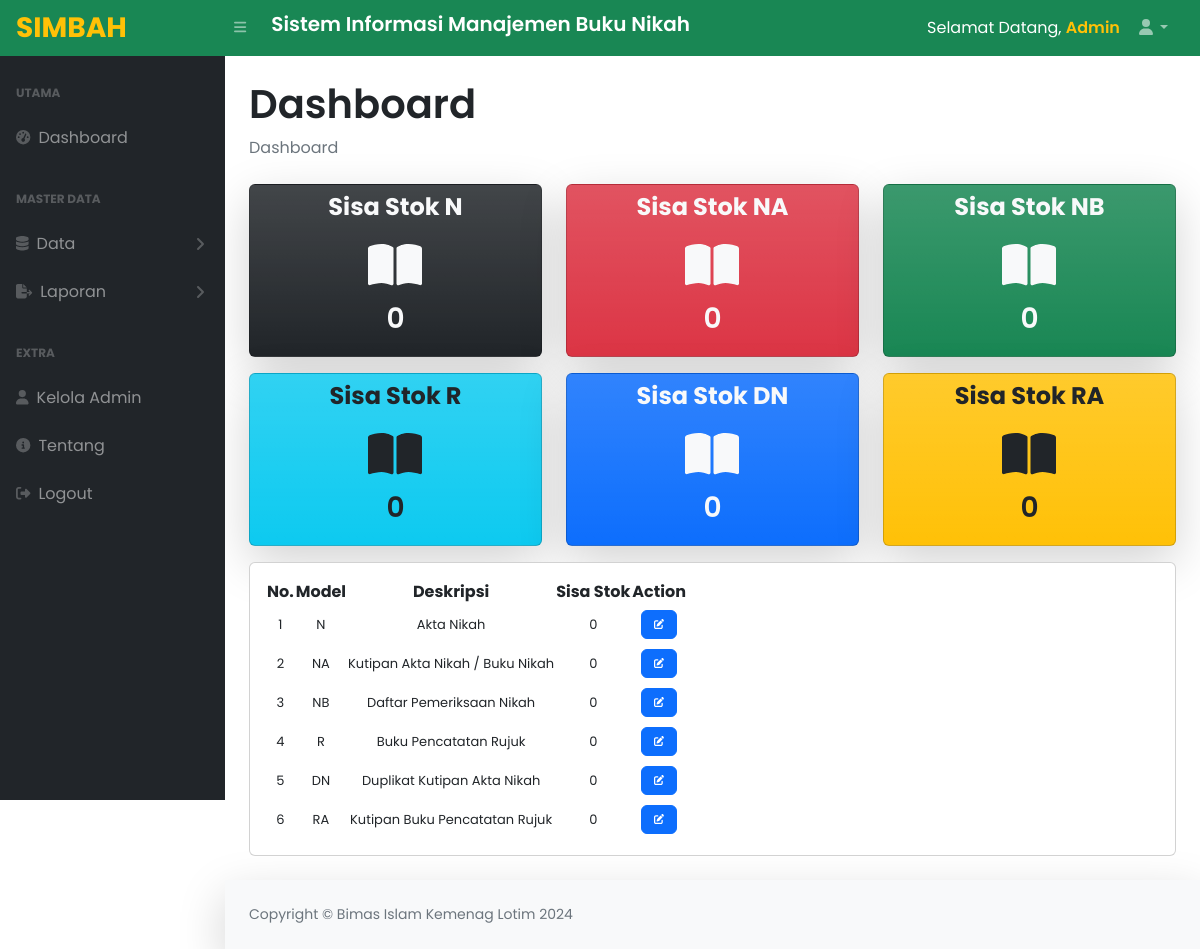
/index.php (signed in), run on the app's committed database.
### tables this page shows
CREATE TABLE `tbl_stok` (
  `id_stok` int(11) NOT NULL,
  `deskripsi` varchar(150) NOT NULL DEFAULT current_timestamp(),
  `model` enum('N','NA','NB','R','DN','RA') NOT NULL,
  `banyak_stok` int(11) NOT NULL
);

### index.php (the view, shortened to what this page needs)
<?php
require 'backend/function.php';
?>
<!DOCTYPE html>
<html lang="en">
<head>
  <link href="https://cdn.jsdelivr.net/npm/simple-datatables@7.1.2/dist/style.min.css" rel="stylesheet" />
  <link href="assets/css/styles.css" rel="stylesheet" />
  <link rel="stylesheet" href="assets/css/style.css">
</head>
<body class="sb-nav-fixed">
  <nav class="sb-topnav navbar navbar-expand navbar-dark bg-success">
    <a class="navbar-brand ps-3 fw-bold text-warning fs-3" href="index.php">SIMBAH</a>
    <button class="btn btn-link btn-sm order-1 order-lg-0 me-4 me-lg-0" id="sidebarToggle" href="#!"><i class="fas fa-bars"></i></button>
    <div class="col-lg-5 ms-3 my-2">
      <h5 class="fw-semibold text-white title-nav d-lg-block d-none">Sistem Informasi Manajemen Buku Nikah</h5>
    </div>
    <div class="ms-auto">
      <p class="text-white m-2 desc-admin d-md-block d-none">Selamat Datang, <span class="text-warning fw-semibold">Admin</span></p>
    </div>
    <ul class="navbar-nav ms-auto ms-md-0 me-3 me-lg-4">
      <li class="nav-item dropdown">
        <a class="nav-link dropdown-toggle" id="navbarDropdown" href="#" role="button" data-bs-toggle="dropdown" aria-expanded="false"><i class="fas fa-user fa-fw"></i></a>
      </li>
    </ul>
  </nav>
  <div id="layoutSidenav">
    <div id="layoutSidenav_nav">
      <nav class="sb-sidenav accordion sb-sidenav-dark" id="sidenavAccordion">
        <div class="sb-sidenav-menu">
          <div class="nav">
            <div class="sb-sidenav-menu-heading">Utama</div>
            <a class="nav-link" href="index.php">
              <div class="sb-nav-link-icon"><i class="fas fa-tachometer-alt"></i></div>
              Dashboard
            </a>
            <div class="sb-sidenav-menu-heading">Master Data</div>
            <a class="nav-link collapsed" href="#" data-bs-toggle="collapse" data-bs-target="#collapseData" aria-expanded="false" aria-controls="collapseData">
              <div class="sb-nav-link-icon"><i class="fa-solid fa-database"></i></div>
              Data
              <div class="sb-sidenav-collapse-arrow"><i class="fas fa-angle-down"></i></div>
            </a>
            <a class="nav-link collapsed" href="#" data-bs-toggle="collapse" data-bs-target="#collapseLaporan" aria-expanded="false" aria-controls="collapseLaporan">
              <div class="sb-nav-link-icon"><i class="fa-solid fa-file-export"></i></div>
              Laporan
              <div class="sb-sidenav-collapse-arrow"><i class="fas fa-angle-down"></i></div>
            </a>
            <div class="sb-sidenav-menu-heading">Extra</div>
            <a class="nav-link" href="admin.php">
              <div class="sb-nav-link-icon"><i class="fa-solid fa-user"></i></div>
              Kelola Admin
            </a>
            <a class="nav-link" href="tentang.php">
              <div class="sb-nav-link-icon"><i class="fa-solid fa-circle-info"></i></div>
              Tentang
            </a>
            <a class="nav-link" href="backend/logout.php">
              <div class="sb-nav-link-icon"><i class="fa-solid fa-right-from-bracket"></i></div>
              Logout
            </a>
          </div>
        </div>
      </nav>
    </div>
    <div id="layoutSidenav_content">
      <main>
        <div class="container-fluid px-4">
          <h1 class="mt-4 fw-semibold">Dashboard</h1>
          <ol class="breadcrumb mb-4">
            <li class="breadcrumb-item active">Dashboard</li>
          </ol>
          <div class="row">
            <div class="col-xl-4 col-md-6">
              <div class="card bg-dark bg-gradient text-center  text-light mb-3 shadow-lg pb-3 ">
                <div class="card-body fw-bold pt-1 text-center text-light  fs-4">Sisa Stok N</div>
                <a href="" class="text-light"><i class="fa-solid fa-book-open fa-3x"></i></a>
                <div class="fw-semibold fs-3 mt-2 ">
                  <?php
                  $ambilDataStokSekarang = mysqli_query($conn, "SELECT banyak_stok FROM tbl_stok WHERE model = 'N'");
                  $data = mysqli_fetch_array($ambilDataStokSekarang);
                  $jmlStok = $data['banyak_stok'];
                  ?>
                  <div><?= $jmlStok; ?></div>
                </div>
              </div>
            </div>
            <div class="col-xl-4 col-md-6">
              <div class="card bg-danger bg-gradient  text-center  text-light mb-3 shadow-lg pb-3 ">
                <div class="card-body fw-bold  pt-1 text-center text-light  fs-4">Sisa Stok NA</div>
                <a href="" class="text-light"><i class="fa-solid fa-book-open fa-3x"></i></a>
                <div class="fw-semibold fs-3 mt-2 ">
                  <?php
                  $ambilDataStokSekarang = mysqli_query($conn, "SELECT banyak_stok FROM tbl_stok WHERE model = 'NA'");
                  $data = mysqli_fetch_array($ambilDataStokSekarang);
                  $jmlStok = $data['banyak_stok'];
                  ?>
                  <div><?= $jmlStok; ?></div>
                </div>
              </div>
            </div>
            <div class="col-xl-4 col-md-6">
              <div class="card bg-success bg-gradient  text-center  text-light mb-3 shadow-lg pb-3 ">
                <div class="card-body fw-bold pt-1 text-center text-light fs-4">Sisa Stok NB</div>
                <a href="" class="text-light"><i class="fa-solid fa-book-open fa-3x"></i></a>
                <div class="fw-semibold fs-3 mt-2 ">
                  <?php
                  $ambilDataStokSekarang = mysqli_query($conn, "SELECT banyak_stok FROM tbl_stok WHERE model = 'NB'");
                  $data = mysqli_fetch_array($ambilDataStokSekarang);
                  $jmlStok = $data['banyak_stok'];
                  ?>
                  <div><?= $jmlStok; ?></div>
                </div>
              </div>
            </div>
          </div>
          <div class="row">
            <div class="col-xl-4 col-md-6">
              <div class="card bg-info bg-gradient  text-center  text-dark mb-3 shadow-lg pb-3 ">
                <div class="card-body fw-bold  pt-1 text-center text-dark  fs-4">Sisa Stok R</div>
                <a href="" class="text-dark"><i class="fa-solid fa-book-open fa-3x"></i></a>
                <div class="fw-semibold fs-3 mt-2 ">
                  <?php
                  $ambilDataStokSekarang = mysqli_query($conn, "SELECT banyak_stok FROM tbl_stok WHERE model = 'R'");
                  $data = mysqli_fetch_array($ambilDataStokSekarang);
                  $jmlStok = $data['banyak_stok'];
                  ?>
                  <div><?= $jmlStok; ?></div>
                </div>
              </div>
            </div>
            <div class="col-xl-4 col-md-6">
              <div class="card bg-primary bg-gradient text-center  text-light mb-3 shadow-lg pb-3 ">
                <div class="card-body fw-bold pt-1 text-center text-light  fs-4">Sisa Stok DN</div>
                <a href="" class="text-light"><i class="fa-solid fa-book-open fa-3x"></i></a>
                <div class="fw-semibold fs-3 mt-2 ">
                  <?php
                  $ambilDataStokSekarang = mysqli_query($conn, "SELECT banyak_stok FROM tbl_stok WHERE model = 'DN'");
                  $data = mysqli_fetch_array($ambilDataStokSekarang);
                  $jmlStok = $data['banyak_stok'];
                  ?>
                  <div><?= $jmlStok; ?></div>
                </div>
              </div>
            </div>
            <div class="col-xl-4 col-md-6">
              <div class="card bg-warning bg-gradient  text-center  text-dark mb-3 shadow-lg pb-3 ">
                <div class="card-body fw-bold pt-1 text-center text-dark fs-4">Sisa Stok RA</div>
                <a href="" class="text-dark"><i class="fa-solid fa-book-open fa-3x"></i></a>
                <div class="fw-semibold fs-3 mt-2 ">
                  <?php
                  $ambilDataStokSekarang = mysqli_query($conn, "SELECT banyak_stok FROM tbl_stok WHERE model = 'RA'");
                  $data = mysqli_fetch_array($ambilDataStokSekarang);
                  $jmlStok = $data['banyak_stok'];
                  ?>
                  <div><?= $jmlStok; ?></div>
                </div>
              </div>
            </div>
          </div>
          <div class="card mb-4">
            <div class="card-body">
              <table id="datatablesSimple">
                <thead class="text-center">
                  <tr>
                    <th>No.</th>
                    <th>Model</th>
                    <th>Deskripsi</th>
                    <th>Sisa Stok</th>
                    <th>Action</th>
                  </tr>
                </thead>
                <tbody>
                  <?php
                  $ambilDataStok = mysqli_query($conn, "SELECT * FROM tbl_stok");
                  $No = 1;
                  while ($data = mysqli_fetch_array($ambilDataStok)) {
                    $deskripsi = $data['deskripsi'];
                    $model = $data['model'];
                    $jmlData = $data['banyak_stok'];
                    $id_stok = $data['id_stok'];
                  ?>
                    <tr>
                      <td><?= $No++; ?></td>
                      <td><?= $model; ?></td>
                      <td><?= $deskripsi; ?></td>
                      <td><?= $jmlData; ?></td>
                      <td>
                        <button class="btn btn-primary action my-1" data-bs-toggle="modal" data-bs-target="#detail<?= $id_stok; ?>"><i class="fa-solid fa-pen-to-square"></i></button>
                      </td>
                    </tr>
                  <?php
                  }
                  ?>
                </tbody>
              </table>
            </div>
          </div>
        </div>
      </main>
      <?php
      include('footer.php');
      ?>
    </div>
  </div>
</body>
</html>

### footer.php
<footer class="py-4 bg-light mt-auto shadow-lg ">
  <div class="container-fluid px-4">
    <div class="d-flex align-items-center justify-content-between small">
      <div class="text-muted">Copyright &copy; Bimas Islam Kemenag Lotim <?php echo date('Y'); ?></div>
    </div>
  </div>
</footer>

### assets/css/style.css (style rules this page uses)
#datatablesSimple tr td, .display tr { vertical-align: middle; text-align: center; font-size: 13px; }
.action { font-size: 10px; }

### data on the page
tbl_stok: banyak_stok "0", model "N", deskripsi "Akta Nikah"
tbl_stok: banyak_stok "0", model "NA", deskripsi "Kutipan Akta Nikah / Buku Nikah"
tbl_stok: banyak_stok "0", model "NB", deskripsi "Daftar Pemeriksaan Nikah"
tbl_stok: banyak_stok "0", model "R", deskripsi "Buku Pencatatan Rujuk"
tbl_stok: banyak_stok "0", model "DN", deskripsi "Duplikat Kutipan Akta Nikah"
tbl_stok: banyak_stok "0", model "RA", deskripsi "Kutipan Buku Pencatatan Rujuk"
